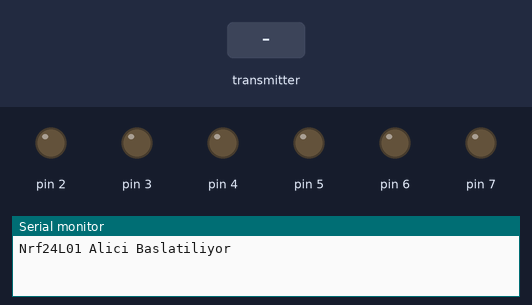
The sketch below on a simulated Arduino Uno, built with avr-gcc and run on an emulated ATmega328P. Shown: output pins drawn as LEDs (lit = HIGH), the last lines printed to the serial monitor. The inputs (shaded band) are chosen by the test bench. No radio packets arrive unless stated.

Above: at 1.2 s.
1.3 s: the transmitter starts sending joystick.0 = 256
At 1.6 s:
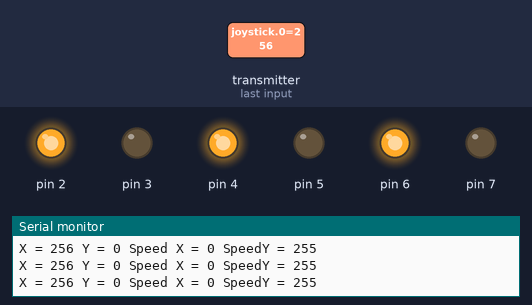
2.8 s: the transmitter starts sending joystick.0 = 0
At 3.9 s:
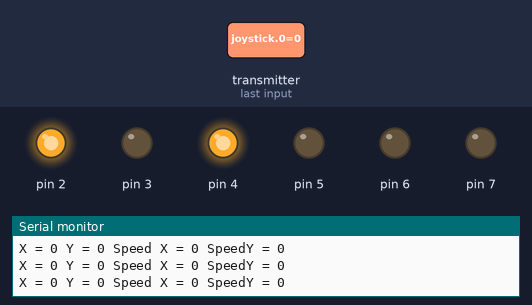
4.3 s: the transmitter starts sending joystick.1 = 256
At 5.1 s:
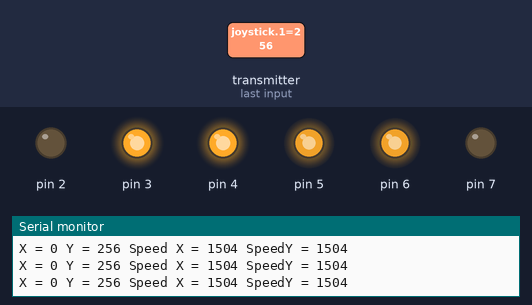
5.8 s: the transmitter starts sending joystick.1 = 0
At 6.2 s:
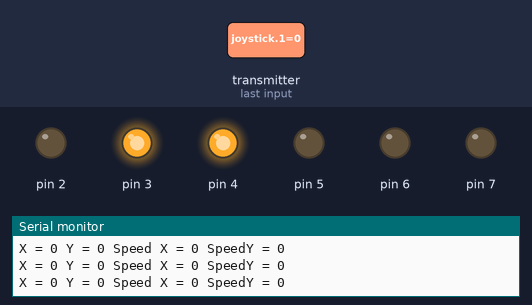
7.3 s: the transmitter starts sending joystick.1 = 512
At 8.5 s:
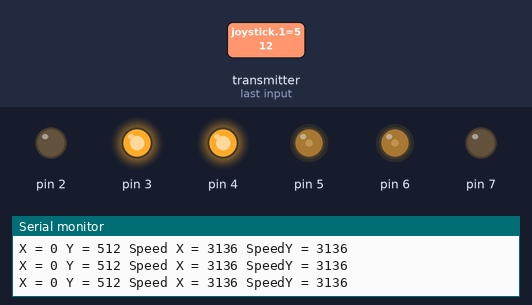
8.8 s: the transmitter starts sending joystick.0 = 512
At 9.7 s:
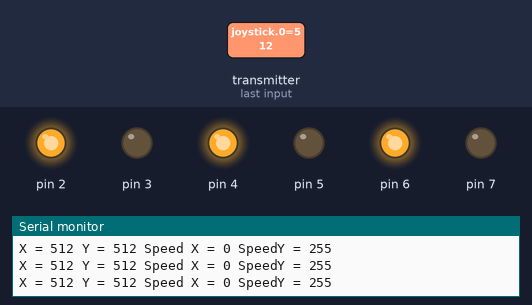
Timing chart, 0 to 11.3 s (numbered marks = the images above; inputs shaded):
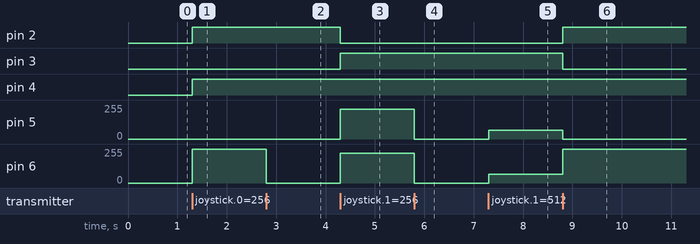

Measured:
- after the input at 1.3 s, pin 2, pin 4: LOW → HIGH at once; pin 6: 0/255 → 255/255 at once
- after the input at 2.8 s, pin 6: 255/255 → 0/255 at once
- after the input at 4.3 s, pin 2: HIGH → LOW at once; pin 3: LOW → HIGH at once; pin 5, pin 6: 0/255 → 224/255 at once
- after the input at 5.8 s, pin 5, pin 6: 224/255 → 0/255 at once
- after the input at 7.3 s, pin 5, pin 6: 0/255 → 64/255 at once
- after the input at 8.8 s, pin 2: LOW → HIGH at once; pin 3: HIGH → LOW at once; pin 5: 64/255 → 0/255 at once; pin 6: 64/255 → 255/255 at once

The sketch:

NRF24_Gesture_Control_RX.ino
```cpp
/* JoyStick modulu icin alici kodu
 - BAGLANTILAR: nRF24L01 Modulu:
   1 - GND
   2 - VCC 3.3V !!! 5V DEGIL
   3 - CE to Arduino pin 6
   4 - CSN to Arduino pin 8
   5 - SCK to Arduino pin 13
   6 - MOSI to Arduino pin 11
   7 - MISO to Arduino pin 12
   8 - KULLANILMIYOR
 */
//-----( Gereken kutuphaneleri ekliyoruz )-----
#include <SPI.h>
#include <nRF24L01.h>
#include <RF24.h>
/*-----( Sabitleri ve pin numaralarini belirtiyoruz )-----*/
#define CE_PIN 9
#define CSN_PIN 10

 const uint64_t pipe = 0xE8E8F0F0E1LL; // Pipe tanimliyoruz


/*-----( Nesneleri belirt )-----*/
RF24 radio(CE_PIN, CSN_PIN); // Radio olustur
/*-----( Degiskenleri belirt )-----*/
int joystick[2];  // Joystick'in ve 4 adet butonun okunmasini tutan 6lı element dizisi
int speedRight = 0;
int speedLeft = 0;
int  xAxis, yAxis;
int xMapped, yMapped;
// joystickteki 4 adet buton degiskeni
int buttonUp;
int buttonRight;
int buttonDown;
int buttonLeft;

void setup()
{
  pinMode(2, OUTPUT);
  pinMode(3, OUTPUT);
  pinMode(4, OUTPUT);
  pinMode(5, OUTPUT);
  pinMode(6, OUTPUT);
  pinMode(7, OUTPUT);


  Serial.begin(9600);
  Serial.println("Nrf24L01 Alici Baslatiliyor");

  radio.begin();
  radio.openReadingPipe(1,pipe);
  radio.startListening();


}

void loop()
{
  if ( radio.available() )
  {
      radio.read( joystick, sizeof(joystick) );
      xAxis = joystick[0];
      yAxis = joystick[1];


    if (yAxis < -20) {
    digitalWrite(2, HIGH);
    digitalWrite(3, LOW);

    digitalWrite(4, LOW);
    digitalWrite(7, HIGH);


      speedRight  = map(yAxis, -20, -60, 0, 255);
      speedLeft   = map(yAxis, -20, -60, 0, 255);
  }

  else if (yAxis > 20) {

    digitalWrite(2, LOW);
    digitalWrite(3, HIGH);
    digitalWrite(4, HIGH);
    digitalWrite(7, LOW);


    speedRight  = map(yAxis, 20, 60, 0, 255);
    speedLeft   = map(yAxis, 20, 60, 0, 255);


  }
  else {
    speedRight  = 0;
    speedLeft   = 0;
  }

  if (xAxis < -20) {

    digitalWrite(2, LOW);
    digitalWrite(3, HIGH);

    digitalWrite(4, LOW);
    digitalWrite(7, HIGH);

    int xMapped = map(xAxis, -20, -60, 0, 255);
    speedLeft = speedLeft - xMapped;
    speedRight = speedRight + xMapped;
    if (speedLeft < 0) {
      speedLeft = 0;
    }
    if (speedRight > 255) {
      speedRight = 255;
    }
  }
  else if (xAxis > 20) {
    digitalWrite(2, HIGH);
    digitalWrite(3, LOW);

    digitalWrite(4, HIGH);
    digitalWrite(7, LOW);

    int xMapped = map(xAxis, 20, 60, 0, 255);
    speedLeft = speedLeft + xMapped;
    speedRight = speedRight - xMapped;
    if (speedLeft > 255) {
      speedLeft = 255;
    }
    if (speedRight < 0) {
      speedRight = 0;
    }


      }
    analogWrite(5,speedRight);
    analogWrite(6,speedLeft);


      Serial.print("X = ");
      Serial.print(xAxis);
      Serial.print(" Y = ");
      Serial.print(yAxis);
      Serial.print(" Speed X = ");
      Serial.print(speedRight);
      Serial.print(" SpeedY = ");
      Serial.println(speedLeft);

      }}
```
